Frame 1 (no input): blank canvas, image omitted
Frame 60 (no input): blank canvas, image omitted
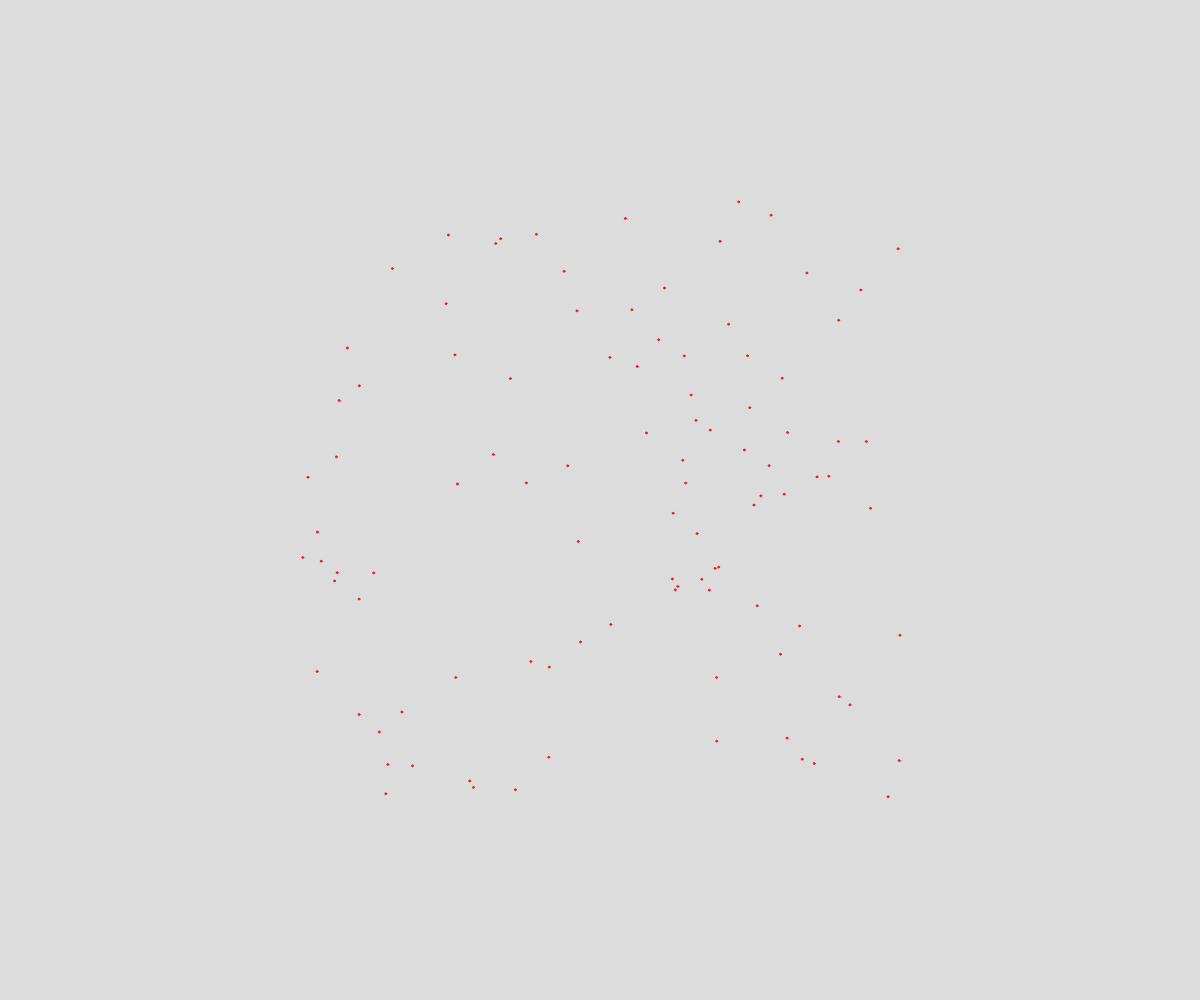
Frame 120 (the mouse pressed at the canvas centre since frame 60)

The p5.js sketch whose frames 1 and 60 were blank and that drew this single picture after the mouse press (run headless with seeded random() and noise() and a simulated clock; from frame 60 on, the mouse is pressed at the canvas centre):

// p5.js sketch
// ── sketch.js
//fireworks oop

class Particle {
  constructor(x, y) {
    this.x = x;
    this.y = y;
    this.dx = random(-5, 5);
    this.dy = random(-5, 5);
    this.diameter = 2;
    this.r = 255;
    this.g = 0;
    this.b = 0;
    this.alpha = 255;
    this.color = color(this.r, this.g, this.b, this.alpha);
  }
  move(){
    this.x += this.dx;
    this.y += this.dy;
    this.alpha--;
    this.color = color(this.r, this.g, this.b, this.alpha);
  
  }

  display(){
    fill(this.color);
    stroke(this.color);
    circle(this.x, this.y, this.diameter);
  }
}

let theFireworks = [];

function setup() {
  createCanvas(windowWidth, windowHeight);
}

function draw() {
  background(220);
  for (let i =0; i< theFireworks.length; i++) {
    theFireworks[i].move();
    theFireworks[i].display();
  }
}

function mousePressed() {
  for (let i = 0; i<100; i++) {
    let someParticle = new Particle(mouseX, mouseY);
    theFireworks.push(someParticle);
  }
}
